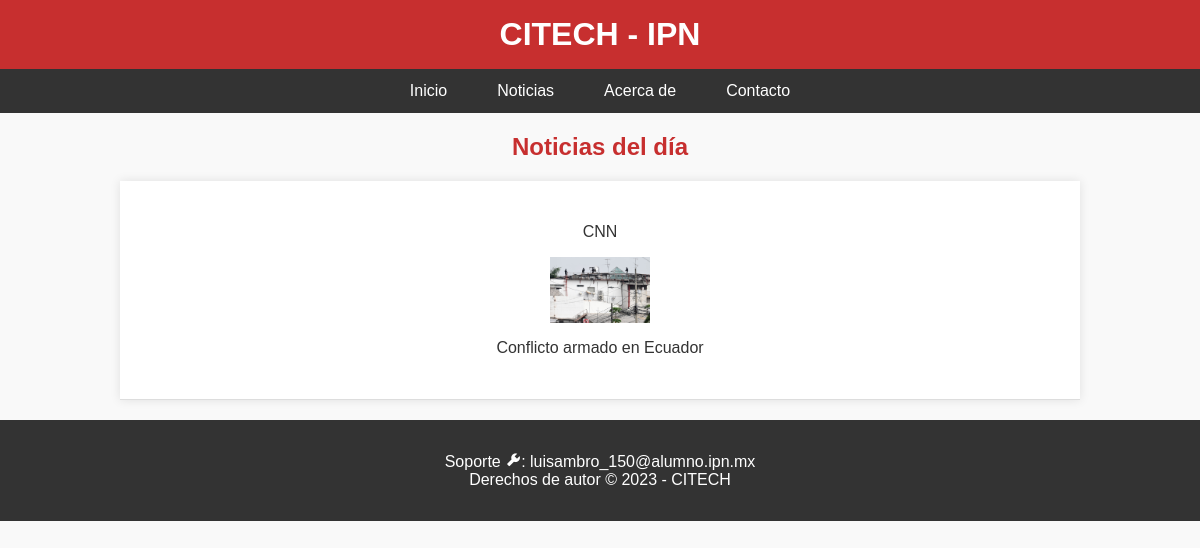
Before: /php/noticias.php with the older database file.
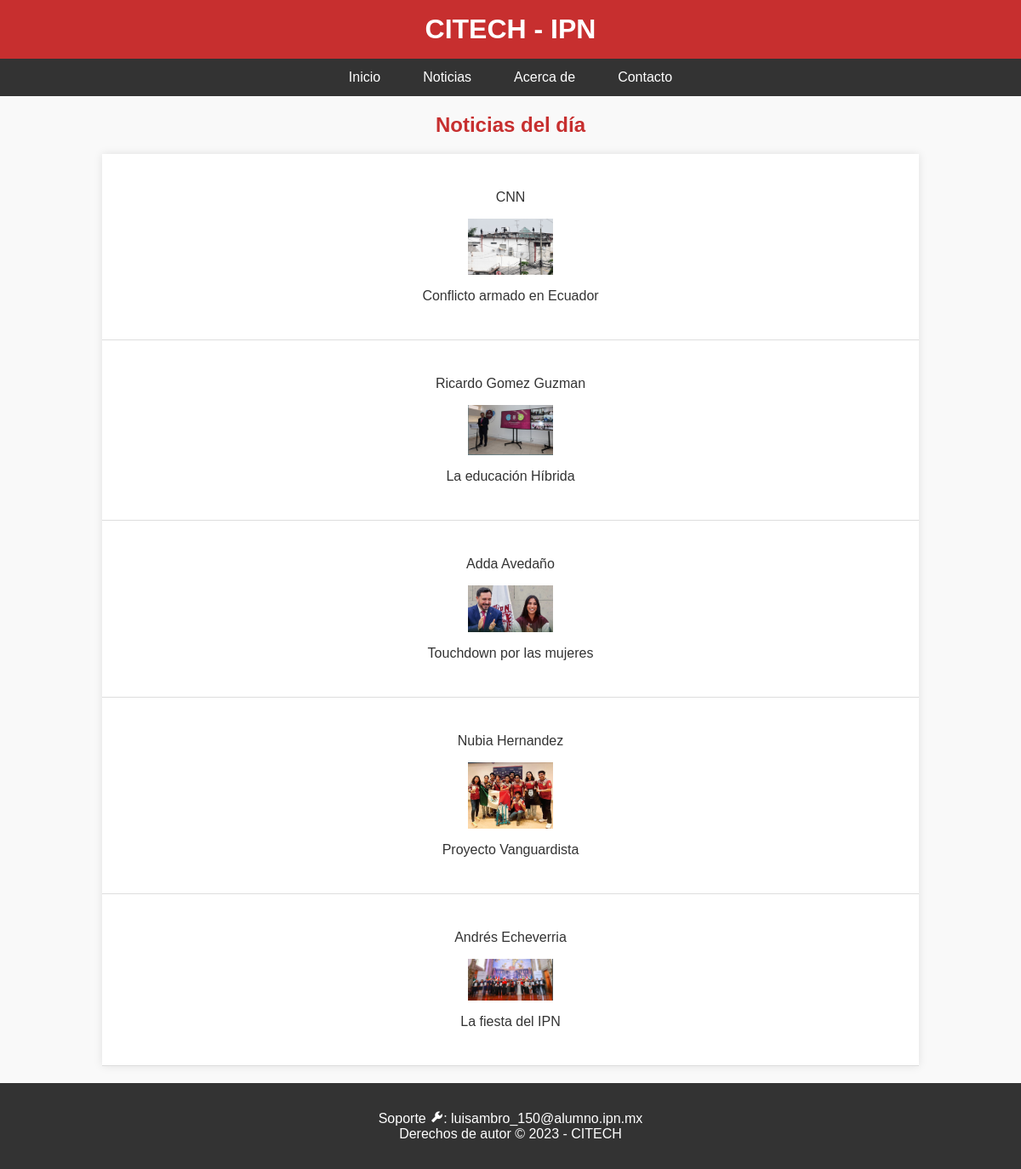
After: the same page with the newer database file.
### tables this page shows
CREATE TABLE `Noticias` (
  `id_noticia` int(20) NOT NULL,
  `autor` varchar(30) NOT NULL,
  `imagen` varchar(300) NOT NULL,
  `texto` varchar(5000) NOT NULL,
  `tituloNot` varchar(30) NOT NULL
);

### php/noticias.php (the view, shortened to what this page needs)
<?php
$host = 'localhost';
$db   = 'ProyectoWEB';
$user = 'root';
$pass = '';
$conexion = new mysqli($host, $user, $pass, $db);
$sql= "SELECT * FROM Noticias";
$stmt=$conexion->prepare($sql);
$stmt->execute();
$dato=$stmt->get_result();
?>
<!DOCTYPE html>
<html lang="es">
<head>
    <link rel = "stylesheet" href="../css/indexCss.css"/>
    <link href="https://unpkg.com/boxicons@2.1.4/css/boxicons.min.css" rel="stylesheet">
</head>
<body>
<header>
    <h1>CITECH - IPN</h1>
</header>
<nav>
    <a href="../html/index.html">Inicio</a>
    <a href="../php/noticias.php">Noticias</a>
    <a href="../html/AcercaDe.html">Acerca de</a>
    <a href="../html/index.html#contacto">Contacto</a>
</nav>
<h2>Noticias del día</h2>
<table>
    <tbody>
        <?php while ($row = $dato->fetch_assoc()): ?>
        <tr>
            <td>
                <div class="noticia" data-redirect="../php/noticia.php?id=<?php echo htmlspecialchars($row['id'])?>">
                    <p><?php echo htmlspecialchars($row['autor']); ?></p>
                    <img style="width: 60em;" src = <?php echo htmlspecialchars($row['imagen']); ?> alt = <?php echo htmlspecialchars($row['imagen']); ?>/></a>
                    <p><?php echo htmlspecialchars($row['tituloNot']); ?></p>
                </div>
            </td>
        </tr>
        <?php endwhile; ?>
    </tbody>
</table>
<footer>
    <p>Soporte <i class='bx bxs-wrench'></i>: luisambro_150@alumno.ipn.mx <br> Derechos de autor © 2023 - CITECH  </p>
</footer>
</body>
</html>

### css/indexCss.css (style rules this page uses)
body { margin: 0; padding: 0; font-family: 'Arial', sans-serif; }
header { background-color: #c72f2f; padding: 1rem; text-align: center; color: #fff; }
header h1 { color: #fff; margin: 0; }
nav { display: flex; justify-content: center; background-color: #333; padding: 1rem; }
nav a { margin: 0 15px; color: #fff; text-decoration: none; padding: 5px 10px; margin: 5px; transition: background-color 0.3s }
footer { background-color: #333; color: #fff; padding: 1rem; text-align: center; }
.noticia { padding: 1em; display: flex; align-items: center; min-width: fit-content; max-width: 100%; flex-direction: column; }

### php/noticias.php (style rules this page uses)
body { font-family: Arial, sans-serif; margin: 0; padding: 0; background-color: #f9f9f9; color: #333; }
header { background-color: #c72f2f; color: white; text-align: center; padding: 1rem 0; }
nav { background-color: #333; text-align: center; padding: 0.5rem 0; }
nav a { margin: 0 15px; color: #fff; text-decoration: none; padding: 5px 10px; border-radius: 5px; transition: background-color 0.3s; }
h2 { margin-top: 20px; text-align: center; color: #c72f2f; }
table { width: 80%; margin: 20px auto; border-collapse: collapse; box-shadow: 0px 0px 10px rgba(0, 0, 0, 0.1); background-color: #fff; }
table th, table td { padding: 10px 15px; border-bottom: 1px solid #ddd; text-align: left; }
img { max-width: 100px; height: auto; }

Changed rows visible on the page:
added noticias: autor "Ricardo Gomez Guzman", imagen (picture), tituloNot "La educación Híbrida"
added noticias: autor "Adda Avedaño", imagen (picture), tituloNot "Touchdown por las mujeres"
added noticias: autor "Nubia Hernandez", imagen (picture), tituloNot "Proyecto Vanguardista"
added noticias: autor "Andrés Echeverria", imagen (picture), tituloNot "La fiesta del IPN"
